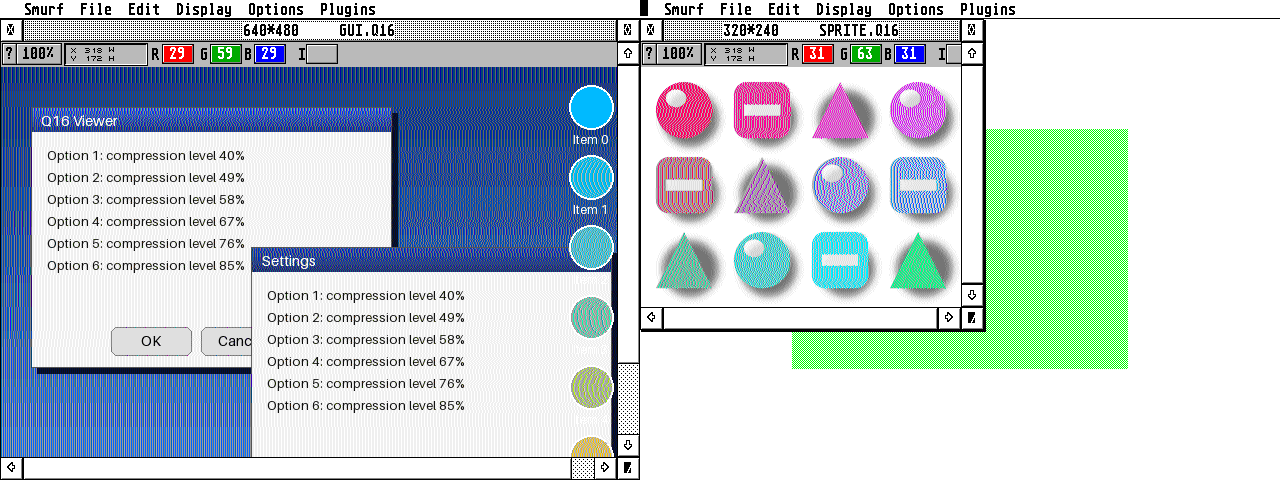
#> input picture plugins/smurf/test/smurf.png, 1280 x 480 px
$ python -i make_images.py   (imports and definitions only)
#> lines starting #> are read from the running program, lines starting #| are printed output that depends on the picture
#!/usr/bin/env python3
"""Generates the benchmark image set in Q16, PNG and JPEG formats.

Usage: make_images.py <gen_q16> <photo_dir> <out_dir>

photo_dir should contain kodim01.png, kodim03.png, kodim15.png and kodim23.png
from the Kodak test set (https://r0k.us/graphics/kodak/). They are center
cropped to 640x480. Two graphics images are generated: a GUI style screen and
a sprite sheet with alpha.

For every image the following files are written (8.3 names for TOS):

  NAME.Q16    Q16 (RGB565, lossless, with alpha if the image has alpha)
  NAME.PNG    PNG of the image reduced to RGB565, i.e. the same pixels as Q16
  NAME_90.JPG JPEG quality 90 (images without alpha only)
  NAME_75.JPG JPEG quality 75 (images without alpha only)

plus NAME_F.PNG, a PNG of the original full color 24/32-bit image, for size
comparison.
"""

import os, subprocess, sys
from PIL import Image, ImageDraw, ImageFilter, ImageFont

# [1 line that did not run here, left out]
# [1 line not run here, left out]


def to565(img):
    """Reduces to RGB565 precision, keeping 8-bit alpha."""
    bands = list(img.split())
    bands[0] = bands[0].point(lambda v: v & 0xF8)
    bands[1] = bands[1].point(lambda v: v & 0xFC)
    bands[2] = bands[2].point(lambda v: v & 0xF8)
    return Image.merge(img.mode, bands)


def photo(name):
    img = Image.open(os.path.join(photo_dir, name + ".png")).convert("RGB")
    w, h = img.size
    return img.crop(((w - 640) // 2, (h - 480) // 2, (w + 640) // 2, (h + 480) // 2))


def font(size):
    return ImageFont.load_default(size)


# [49 lines left out: functions gui, sprites, not called in this run]


# [2 lines that did not run here, left out]

# [10 lines not run here, left out]

>>> import cv2
>>> picture = cv2.imread('../plugins/smurf/test/smurf.png', cv2.IMREAD_GRAYSCALE)
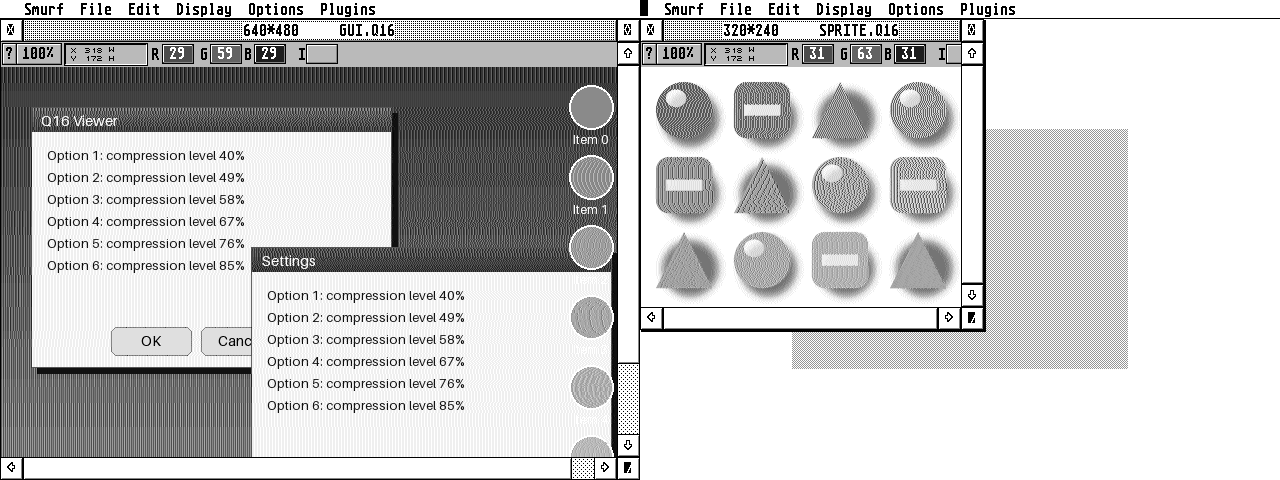
#> picture: shape (480, 1280); min 0, max 255, mean 199
#> (the run stopped early here; a loop or call above may not have finished)
